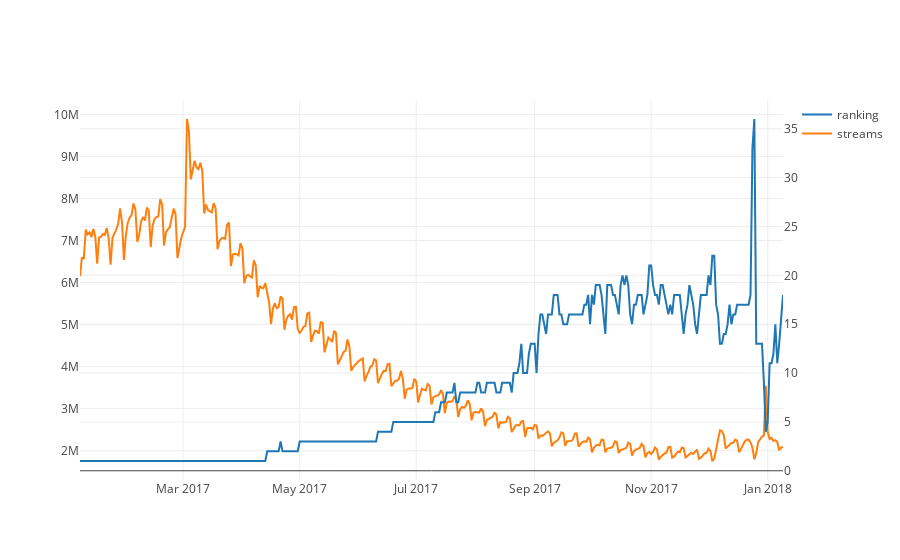

Source (notebook cell):
### Code cell
ranking_plot = go.Scatter(x = df_soy_global['Date'], y = df_soy_global['Position'], name = "ranking", yaxis = "y2")
streams_plot = go.Scatter(x = df_soy_global['Date'], y = df_soy_global['Streams'], name = "streams")
layout = go.Layout(yaxis2 = dict(anchor = "x", overlaying = "y", side = "right"))
fig = go.Figure(data = [ranking_plot, streams_plot], layout = layout)
po.iplot(fig)

### Figure 1 — Plotly figure (JSON) as saved in the notebook; plotly's stock layout.template omitted (floating-point values rounded to 4 significant figures; data arrays with more than 128 entries replaced by an {"elided": "..."} marker saying what was removed)
{"data": [{"name": "ranking", "type": "scatter", "uid": "47abfe78-1a82-41f4-ba4f-c45892007cb8", "x": {"elided": "364 str values"}, "y": {"elided": "364 int values"}, "yaxis": "y2"}, {"name": "streams", "type": "scatter", "uid": "4870e307-6e42-4bf4-87bf-f7777a44b2f7", "x": {"elided": "364 str values"}, "y": {"elided": "364 int values"}}], "layout": {"yaxis2": {"anchor": "x", "overlaying": "y", "side": "right"}}}
